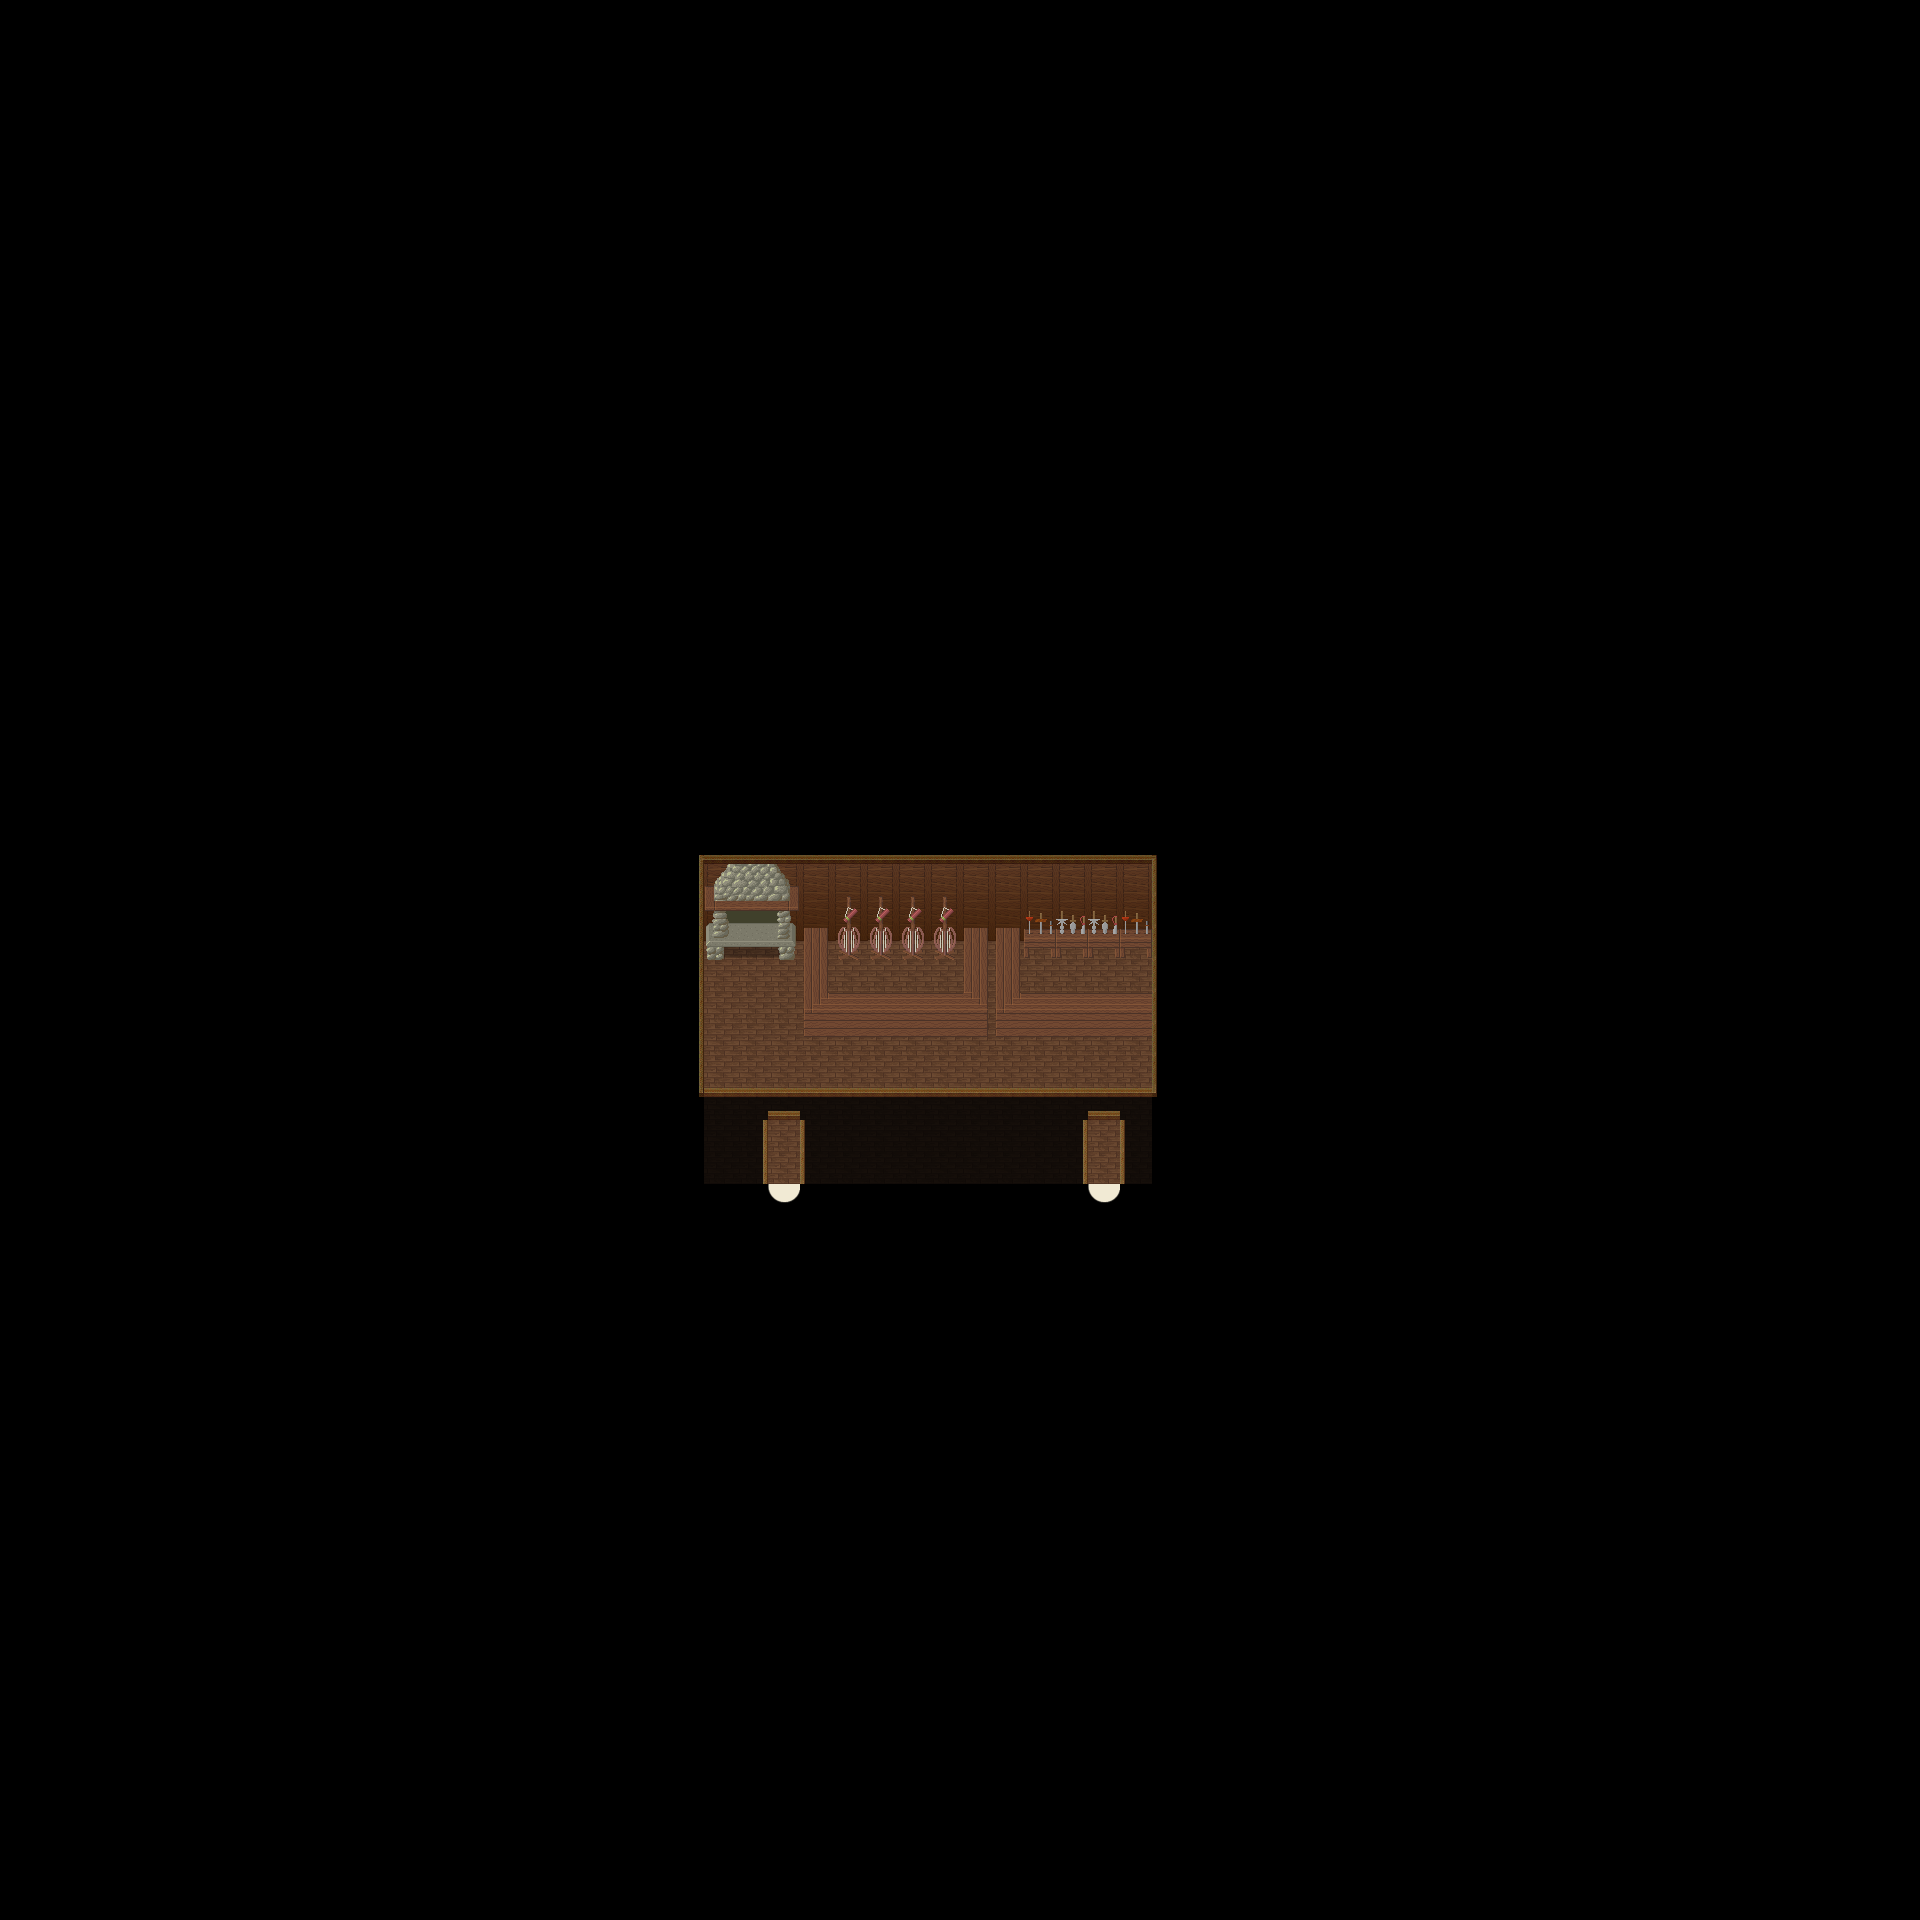

This is a level from a 2D game, rendered from its Tiled map with the project's own tilesets. A one-line summary and the map file follow, with tile-layer data summarised:
An orthogonal 60x60 tile map with 32x32 px tiles, 4 tile layers (ground, ground2, fringe, top), 2 hidden layers not drawn, 6 tilesets and 5 objects (2x fixme, 2x warp, PARTICLE_EFFECT).

<map version="1.4" tiledversion="1.4.1" orientation="orthogonal" renderorder="right-down" width="60" height="60" tilewidth="32" tileheight="32" infinite="0" nextlayerid="101" nextobjectid="57">
 <properties>
  <property name="background0image" value="graphics/images/spit23loginwallpaper_800x600.png" />
  <property name="author" value="TMW Brazil Team" />
  <property name="license" value="GPL v2+" />
  <property name="manaplus version" value="2" />
  <property name="minimap" value="graphics/minimaps/024-10.png" />
  <property name="music" value="8bit_the_hero.ogg" />
  <property name="name" value="Frostia Indoors" />
 </properties>
 <tileset firstgid="1" name="collision" tilewidth="32" tileheight="32" tilecount="9" columns="3">
  <image source="../graphics/tilesets/collision.png" width="96" height="96" />
 </tileset>
 <tileset firstgid="10" name="woodland_indoor" tilewidth="32" tileheight="32" tilecount="256" columns="16">
  <image source="../graphics/tilesets/woodland_indoor.png" width="512" height="512" />
 </tileset>
 <tileset firstgid="266" name="woodland_indoor_x2" tilewidth="32" tileheight="64" tilecount="48" columns="16">
  <image source="../graphics/tilesets/woodland_indoor_x2.png" width="512" height="192" />
 </tileset>
 <tileset firstgid="314" name="woodland_indoor_x3" tilewidth="32" tileheight="96" tilecount="48" columns="16">
  <image source="../graphics/tilesets/woodland_indoor_x3.png" width="512" height="288" />
 </tileset>
 <tileset firstgid="362" name="cabana_in" tilewidth="32" tileheight="32" tilecount="80" columns="16">
  <image source="../graphics/tilesets/cabana_in.png" width="512" height="160" />
 </tileset>
 <tileset firstgid="442" name="inn" tilewidth="32" tileheight="32" tilecount="256" columns="16">
  <image source="../graphics/tilesets/inn.png" width="512" height="512" />
 </tileset>
 <layer id="95" name="ground" width="60" height="60">
  <data>[3600 cells, 3600 non-empty, 6 distinct tile ids]</data>
 </layer>
 <layer id="96" name="ground2" width="60" height="60">
  <data>[3600 cells, 39 non-empty, 13 distinct tile ids]</data>
 </layer>
 <layer id="97" name="fringe" width="60" height="60">
  <data>[3600 cells, 0 non-empty, 0 distinct tile ids]</data>
 </layer>
 <layer id="98" name="top" width="60" height="60" opacity="0.8">
  <data>[3600 cells, 70 non-empty, 11 distinct tile ids]</data>
 </layer>
 <layer id="99" name="collision" width="60" height="60" visible="0">
  <data>[3600 cells, 3522 non-empty, 1 distinct tile ids]</data>
 </layer>
 <layer id="100" name="height" width="60" height="60" visible="0" locked="1">
  <data>[3600 cells, 0 non-empty, 0 distinct tile ids]</data>
 </layer>
 <objectgroup id="6" name="margin">
  <object id="54" name="Margin A" type="fixme" x="1184" y="1216" width="640" height="640" />
  <object id="55" name="Margin B" type="fixme" x="64" y="224" width="640" height="640" />
 </objectgroup>
 <objectgroup color="#00aa00" id="7" name="warps">
  <object id="30" name="To Frostia" type="warp" x="1088" y="1184" width="32" height="32">
   <properties>
    <property name="dest_map" value="024-1" />
    <property name="dest_x" value="83" />
    <property name="dest_y" value="60" />
   </properties>
  </object>
  <object id="31" name="To Frostia" type="warp" x="768" y="1184" width="32" height="32">
   <properties>
    <property name="dest_map" value="024-1" />
    <property name="dest_x" value="77" />
    <property name="dest_y" value="60" />
   </properties>
  </object>
 </objectgroup>
 <objectgroup color="#ff557f" id="8" name="particle">
  <object id="46" name="graphics/particles/cookingfire.particle.xml" type="PARTICLE_EFFECT" x="736" y="928" width="32" height="32" />
 </objectgroup>
</map>
